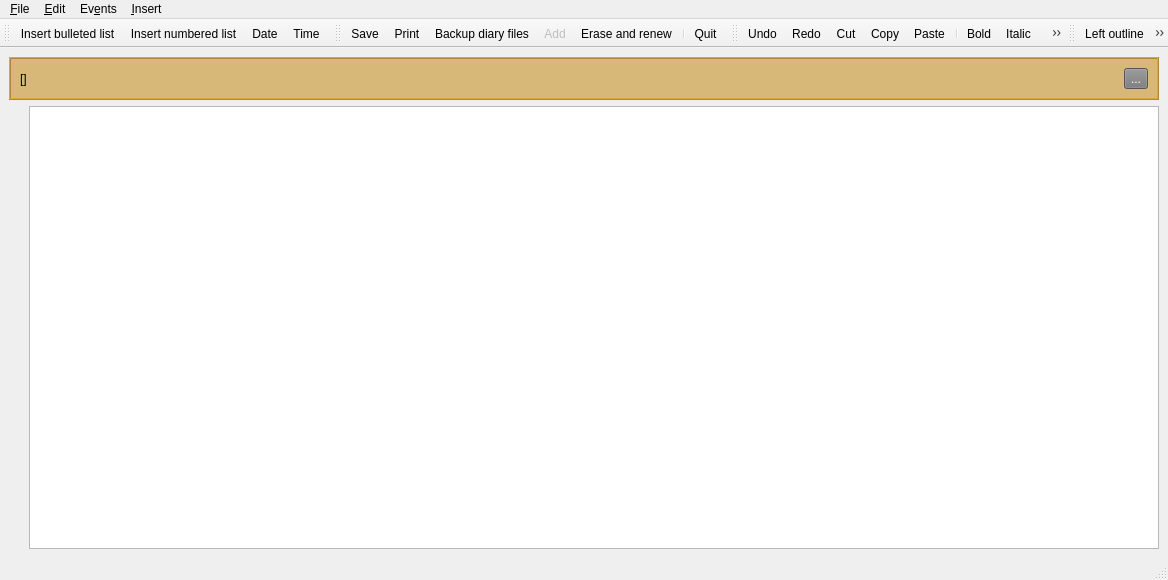
<?xml version="1.0" encoding="UTF-8"?>
<ui version="4.0">
 <class>MainWindow</class>
 <widget class="QMainWindow" name="MainWindow">
  <property name="geometry">
   <rect>
    <x>0</x>
    <y>0</y>
    <width>1168</width>
    <height>580</height>
   </rect>
  </property>
  <property name="windowTitle">
   <string>KDiary</string>
  </property>
  <widget class="QWidget" name="centralwidget">
   <layout class="QVBoxLayout" name="verticalLayout">
    <item>
     <widget class="QFrame" name="frame_warning">
      <property name="maximumSize">
       <size>
        <width>16777215</width>
        <height>200</height>
       </size>
      </property>
      <property name="styleSheet">
       <string notr="true">background-color: rgba(193, 129, 0, 0.5);
</string>
      </property>
      <property name="frameShape">
       <enum>QFrame::Box</enum>
      </property>
      <property name="frameShadow">
       <enum>QFrame::Raised</enum>
      </property>
      <layout class="QHBoxLayout" name="horizontalLayout">
       <item>
        <widget class="QLabel" name="lbl_warning">
         <property name="styleSheet">
          <string notr="true">color: rgb(0, 0, 0);
background-color: transparent;

</string>
         </property>
         <property name="text">
          <string>[]</string>
         </property>
        </widget>
       </item>
       <item>
        <widget class="QToolButton" name="btn_close_warning">
         <property name="styleSheet">
          <string notr="true">background-color: rgb(121, 121, 121);
color: rgb(255, 255, 255);</string>
         </property>
         <property name="text">
          <string>...</string>
         </property>
        </widget>
       </item>
      </layout>
     </widget>
    </item>
    <item>
     <layout class="QGridLayout" name="gridLayout">
      <item row="2" column="0">
       <spacer name="verticalSpacer">
        <property name="orientation">
         <enum>Qt::Vertical</enum>
        </property>
        <property name="sizeHint" stdset="0">
         <size>
          <width>20</width>
          <height>40</height>
         </size>
        </property>
       </spacer>
      </item>
      <item row="0" column="1" rowspan="3">
       <widget class="QTextEdit" name="txtDiary"/>
      </item>
      <item row="1" column="0">
       <layout class="QVBoxLayout" name="testFrame"/>
      </item>
     </layout>
    </item>
   </layout>
  </widget>
  <widget class="QMenuBar" name="menubar">
   <property name="geometry">
    <rect>
     <x>0</x>
     <y>0</y>
     <width>1168</width>
     <height>30</height>
    </rect>
   </property>
   <widget class="QMenu" name="menu_File">
    <property name="title">
     <string>&amp;File</string>
    </property>
    <addaction name="actionSave"/>
    <addaction name="action_Print"/>
    <addaction name="action_backup"/>
    <addaction name="separator"/>
    <addaction name="actionE_xit"/>
   </widget>
   <widget class="QMenu" name="menuEvent_s">
    <property name="title">
     <string>Ev&amp;ents</string>
    </property>
    <addaction name="action_Add"/>
    <addaction name="actionErase"/>
   </widget>
   <widget class="QMenu" name="menu_Edit">
    <property name="title">
     <string>&amp;Edit</string>
    </property>
    <addaction name="actionUndo"/>
    <addaction name="actionRedo"/>
    <addaction name="separator"/>
    <addaction name="actionCut"/>
    <addaction name="actionCopy"/>
    <addaction name="actionPaste"/>
    <addaction name="separator"/>
    <addaction name="action_Set_Font_Back_to_Default_Arial_12"/>
    <addaction name="actionBold"/>
    <addaction name="actionItalic"/>
    <addaction name="actionUnderline"/>
    <addaction name="actionStrikethrough"/>
    <addaction name="separator"/>
    <addaction name="action_Preferences"/>
    <addaction name="actionLeft_outline"/>
    <addaction name="actionRight_outline"/>
    <addaction name="actionIndent_left"/>
    <addaction name="actionIndent_right"/>
    <addaction name="actionCenter"/>
    <addaction name="actionOutline"/>
   </widget>
   <widget class="QMenu" name="menuInsert">
    <property name="title">
     <string>&amp;Insert</string>
    </property>
    <addaction name="action_insert_date"/>
    <addaction name="action_insert_time"/>
    <addaction name="actionInsert_bulleted_list"/>
    <addaction name="actionInsert_numbered_list"/>
   </widget>
   <addaction name="menu_File"/>
   <addaction name="menu_Edit"/>
   <addaction name="menuEvent_s"/>
   <addaction name="menuInsert"/>
  </widget>
  <widget class="QStatusBar" name="statusbar"/>
  <widget class="QToolBar" name="toolbar_insertions">
   <property name="windowTitle">
    <string>toolBar_2</string>
   </property>
   <attribute name="toolBarArea">
    <enum>TopToolBarArea</enum>
   </attribute>
   <attribute name="toolBarBreak">
    <bool>false</bool>
   </attribute>
   <addaction name="actionInsert_bulleted_list"/>
   <addaction name="actionInsert_numbered_list"/>
   <addaction name="action_insert_date"/>
   <addaction name="action_insert_time"/>
  </widget>
  <widget class="QToolBar" name="toolbar_file">
   <property name="windowTitle">
    <string>toolBar_3</string>
   </property>
   <attribute name="toolBarArea">
    <enum>TopToolBarArea</enum>
   </attribute>
   <attribute name="toolBarBreak">
    <bool>false</bool>
   </attribute>
   <addaction name="actionSave"/>
   <addaction name="action_Print"/>
   <addaction name="action_backup"/>
   <addaction name="action_Add"/>
   <addaction name="actionErase"/>
   <addaction name="separator"/>
   <addaction name="actionE_xit"/>
  </widget>
  <widget class="QToolBar" name="toolbar_font">
   <property name="windowTitle">
    <string>toolBar</string>
   </property>
   <attribute name="toolBarArea">
    <enum>TopToolBarArea</enum>
   </attribute>
   <attribute name="toolBarBreak">
    <bool>false</bool>
   </attribute>
   <addaction name="actionUndo"/>
   <addaction name="actionRedo"/>
   <addaction name="actionCut"/>
   <addaction name="actionCopy"/>
   <addaction name="actionPaste"/>
   <addaction name="separator"/>
   <addaction name="actionBold"/>
   <addaction name="actionItalic"/>
   <addaction name="actionUnderline"/>
   <addaction name="actionStrikethrough"/>
   <addaction name="separator"/>
   <addaction name="action_Set_Font_Back_to_Default_Arial_12"/>
  </widget>
  <widget class="QToolBar" name="toolBar">
   <property name="windowTitle">
    <string>toolBar</string>
   </property>
   <attribute name="toolBarArea">
    <enum>TopToolBarArea</enum>
   </attribute>
   <attribute name="toolBarBreak">
    <bool>false</bool>
   </attribute>
   <addaction name="actionLeft_outline"/>
   <addaction name="actionCenter"/>
   <addaction name="actionRight_outline"/>
   <addaction name="actionOutline"/>
   <addaction name="actionIndent_right"/>
   <addaction name="actionIndent_left"/>
  </widget>
  <action name="actionE_xit">
   <property name="icon">
    <iconset resource="icons.qrc">
     <normaloff>:/tlb/poweroff.png</normaloff>:/tlb/poweroff.png</iconset>
   </property>
   <property name="text">
    <string>&amp;Quit</string>
   </property>
   <property name="shortcut">
    <string>Ctrl+Q</string>
   </property>
  </action>
  <action name="action_Add">
   <property name="enabled">
    <bool>false</bool>
   </property>
   <property name="icon">
    <iconset resource="icons.qrc">
     <normaloff>:/tlb/edit.png</normaloff>:/tlb/edit.png</iconset>
   </property>
   <property name="text">
    <string>&amp;Add</string>
   </property>
  </action>
  <action name="actionInsert_numbered_list">
   <property name="icon">
    <iconset resource="icons.qrc">
     <normaloff>:/tlb/list.png</normaloff>:/tlb/list.png</iconset>
   </property>
   <property name="text">
    <string>Insert numbered list</string>
   </property>
   <property name="shortcut">
    <string>Ctrl+I, B</string>
   </property>
  </action>
  <action name="actionInsert_bulleted_list">
   <property name="icon">
    <iconset resource="icons.qrc">
     <normaloff>:/tlb/bullet.png</normaloff>:/tlb/bullet.png</iconset>
   </property>
   <property name="text">
    <string>Insert bulleted list</string>
   </property>
  </action>
  <action name="actionBold">
   <property name="checkable">
    <bool>true</bool>
   </property>
   <property name="icon">
    <iconset resource="icons.qrc">
     <normaloff>:/tlb/bold.png</normaloff>:/tlb/bold.png</iconset>
   </property>
   <property name="text">
    <string>Bold</string>
   </property>
   <property name="shortcut">
    <string>Ctrl+B</string>
   </property>
  </action>
  <action name="actionItalic">
   <property name="checkable">
    <bool>true</bool>
   </property>
   <property name="icon">
    <iconset resource="icons.qrc">
     <normaloff>:/tlb/italic.png</normaloff>:/tlb/italic.png</iconset>
   </property>
   <property name="text">
    <string>Italic</string>
   </property>
   <property name="shortcut">
    <string>Ctrl+I</string>
   </property>
  </action>
  <action name="actionUnderline">
   <property name="checkable">
    <bool>true</bool>
   </property>
   <property name="icon">
    <iconset resource="icons.qrc">
     <normaloff>:/tlb/underlined-text.png</normaloff>:/tlb/underlined-text.png</iconset>
   </property>
   <property name="text">
    <string>Underline</string>
   </property>
   <property name="shortcut">
    <string>Ctrl+U</string>
   </property>
  </action>
  <action name="actionSave">
   <property name="icon">
    <iconset resource="icons.qrc">
     <normaloff>:/tlb/diskette.png</normaloff>:/tlb/diskette.png</iconset>
   </property>
   <property name="text">
    <string>&amp;Save</string>
   </property>
   <property name="shortcut">
    <string>Ctrl+S</string>
   </property>
  </action>
  <action name="actionCut">
   <property name="icon">
    <iconset resource="icons.qrc">
     <normaloff>:/tlb/cut.png</normaloff>:/tlb/cut.png</iconset>
   </property>
   <property name="text">
    <string>Cut</string>
   </property>
  </action>
  <action name="actionCopy">
   <property name="icon">
    <iconset resource="icons.qrc">
     <normaloff>:/tlb/copytext.png</normaloff>:/tlb/copytext.png</iconset>
   </property>
   <property name="text">
    <string>Copy</string>
   </property>
  </action>
  <action name="actionPaste">
   <property name="icon">
    <iconset resource="icons.qrc">
     <normaloff>:/tlb/paste.png</normaloff>:/tlb/paste.png</iconset>
   </property>
   <property name="text">
    <string>Paste</string>
   </property>
  </action>
  <action name="actionErase">
   <property name="icon">
    <iconset resource="icons.qrc">
     <normaloff>:/tlb/recycle-bin.png</normaloff>:/tlb/recycle-bin.png</iconset>
   </property>
   <property name="text">
    <string>Erase &amp;and renew</string>
   </property>
   <property name="toolTip">
    <string>Erase current diary entry file</string>
   </property>
  </action>
  <action name="actionUndo">
   <property name="icon">
    <iconset resource="icons.qrc">
     <normaloff>:/tlb/undo.png</normaloff>:/tlb/undo.png</iconset>
   </property>
   <property name="text">
    <string>Undo</string>
   </property>
   <property name="shortcut">
    <string>Ctrl+Z</string>
   </property>
  </action>
  <action name="actionRedo">
   <property name="icon">
    <iconset resource="icons.qrc">
     <normaloff>:/tlb/redo.png</normaloff>:/tlb/redo.png</iconset>
   </property>
   <property name="text">
    <string>Redo</string>
   </property>
   <property name="shortcut">
    <string>Ctrl+Y</string>
   </property>
  </action>
  <action name="action_Print">
   <property name="icon">
    <iconset resource="icons.qrc">
     <normaloff>:/tlb/printer.png</normaloff>:/tlb/printer.png</iconset>
   </property>
   <property name="text">
    <string>&amp;Print</string>
   </property>
   <property name="shortcut">
    <string>Ctrl+P</string>
   </property>
  </action>
  <action name="action_insert_date">
   <property name="icon">
    <iconset resource="icons.qrc">
     <normaloff>:/tlb/calendar.png</normaloff>:/tlb/calendar.png</iconset>
   </property>
   <property name="text">
    <string>Date</string>
   </property>
   <property name="toolTip">
    <string>Insert date stamp</string>
   </property>
  </action>
  <action name="action_insert_time">
   <property name="icon">
    <iconset resource="icons.qrc">
     <normaloff>:/tlb/time.png</normaloff>:/tlb/time.png</iconset>
   </property>
   <property name="text">
    <string>Time</string>
   </property>
   <property name="toolTip">
    <string>Insert time stamp</string>
   </property>
  </action>
  <action name="actionStrikethrough">
   <property name="checkable">
    <bool>true</bool>
   </property>
   <property name="icon">
    <iconset resource="icons.qrc">
     <normaloff>:/tlb/strikethrough.png</normaloff>:/tlb/strikethrough.png</iconset>
   </property>
   <property name="text">
    <string>Strikethrough</string>
   </property>
  </action>
  <action name="action_backup">
   <property name="icon">
    <iconset resource="icons.qrc">
     <normaloff>:/tlb/sync.png</normaloff>:/tlb/sync.png</iconset>
   </property>
   <property name="text">
    <string>Backup diary files</string>
   </property>
   <property name="toolTip">
    <string>Backup</string>
   </property>
  </action>
  <action name="action_Preferences">
   <property name="icon">
    <iconset resource="icons.qrc">
     <normaloff>:/tlb/settings-3.png</normaloff>:/tlb/settings-3.png</iconset>
   </property>
   <property name="text">
    <string>Preferences</string>
   </property>
  </action>
  <action name="action_Set_Font_Back_to_Default_Arial_12">
   <property name="icon">
    <iconset resource="icons.qrc">
     <normaloff>:/tlb/standard_font.png</normaloff>:/tlb/standard_font.png</iconset>
   </property>
   <property name="text">
    <string>Set Font Back to Default (Arial 12)</string>
   </property>
  </action>
  <action name="actionLeft_outline">
   <property name="icon">
    <iconset resource="icons.qrc">
     <normaloff>:/tlb/left-align.png</normaloff>:/tlb/left-align.png</iconset>
   </property>
   <property name="text">
    <string>Left outline</string>
   </property>
  </action>
  <action name="actionRight_outline">
   <property name="icon">
    <iconset resource="icons.qrc">
     <normaloff>:/tlb/right-align.png</normaloff>:/tlb/right-align.png</iconset>
   </property>
   <property name="text">
    <string>Right outline</string>
   </property>
  </action>
  <action name="actionIndent_left">
   <property name="icon">
    <iconset resource="icons.qrc">
     <normaloff>:/tlb/left-indent.png</normaloff>:/tlb/left-indent.png</iconset>
   </property>
   <property name="text">
    <string>Indent left</string>
   </property>
  </action>
  <action name="actionIndent_right">
   <property name="icon">
    <iconset resource="icons.qrc">
     <normaloff>:/tlb/right-indent.png</normaloff>:/tlb/right-indent.png</iconset>
   </property>
   <property name="text">
    <string>Indent right</string>
   </property>
  </action>
  <action name="actionCenter">
   <property name="icon">
    <iconset resource="icons.qrc">
     <normaloff>:/tlb/align-center.png</normaloff>:/tlb/align-center.png</iconset>
   </property>
   <property name="text">
    <string>Center</string>
   </property>
  </action>
  <action name="actionOutline">
   <property name="icon">
    <iconset resource="icons.qrc">
     <normaloff>:/tlb/justify-text.png</normaloff>:/tlb/justify-text.png</iconset>
   </property>
   <property name="text">
    <string>Outline</string>
   </property>
  </action>
 </widget>
 <resources>
  <include location="icons.qrc"/>
 </resources>
 <connections>
  <connection>
   <sender>actionE_xit</sender>
   <signal>triggered()</signal>
   <receiver>MainWindow</receiver>
   <slot>close()</slot>
   <hints>
    <hint type="sourcelabel">
     <x>-1</x>
     <y>-1</y>
    </hint>
    <hint type="destinationlabel">
     <x>385</x>
     <y>273</y>
    </hint>
   </hints>
  </connection>
 </connections>
</ui>
